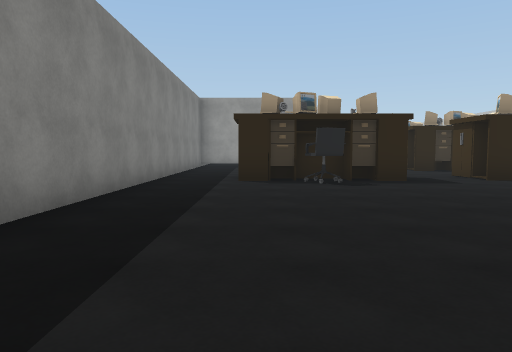
[1] (above)

24 first-person views from a walk through a Unity game level. The camera is 1.3 m above the floor, tilts 4° down and sees 70° across. Doors are open. The floor is counted in squares, 2 m on a side. Each view is taken from the middle of a square. On the plan, view 1 faces up. The plan holds only what a view shows up to about 11 squares ahead; the rest is blank. The place goes on beyond the plan. Some animated figures are not drawn. Some surface patterns are stand-ins.

[2]
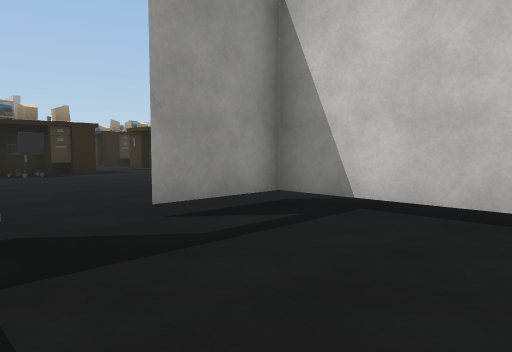

[3]
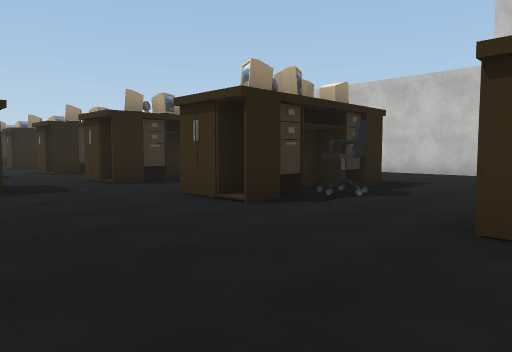

[4]
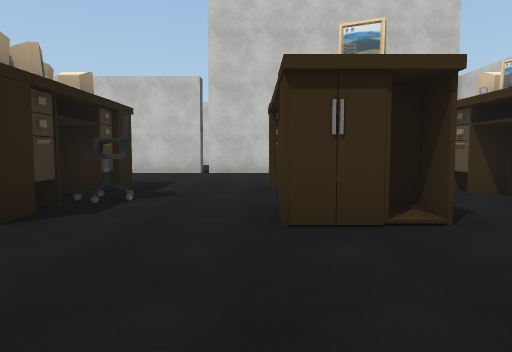

[5]
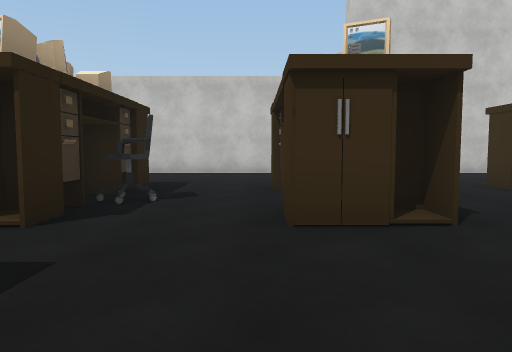

[6]
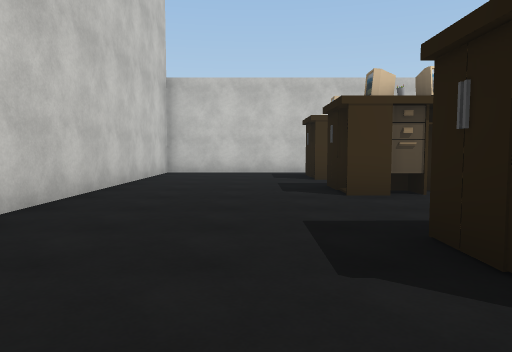

[7]
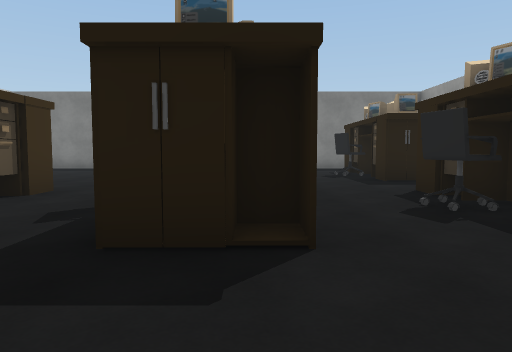

[8]
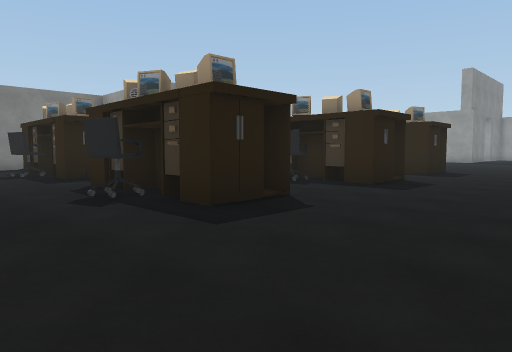

[9]
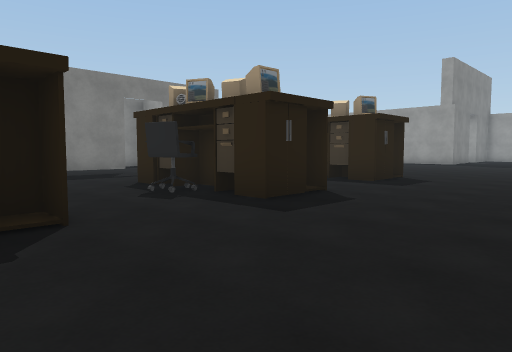

[10]
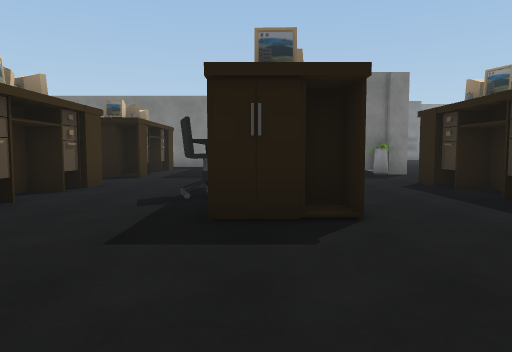

[11]
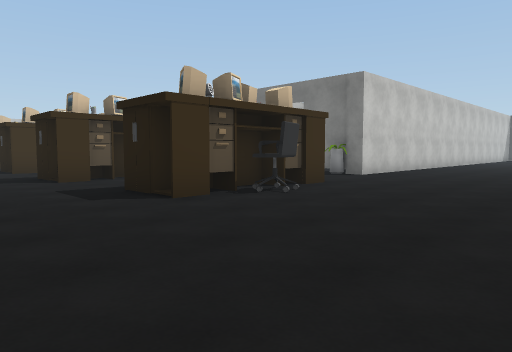

[12]
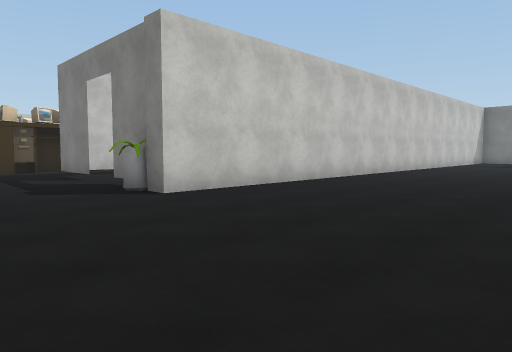

[13]
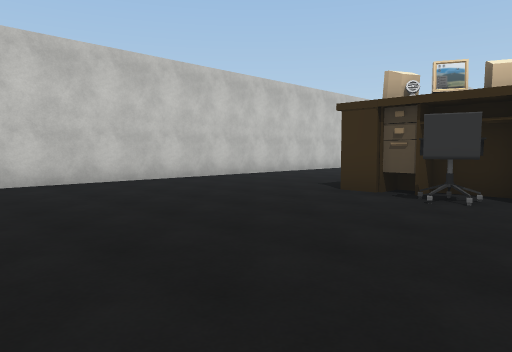

[14]
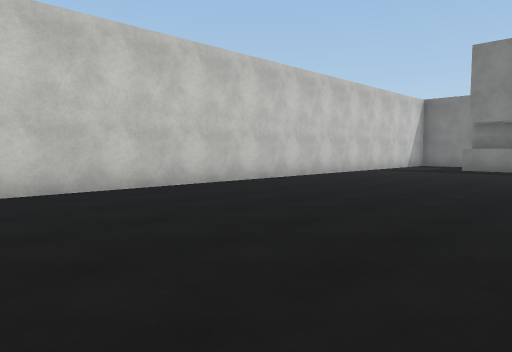

[15]
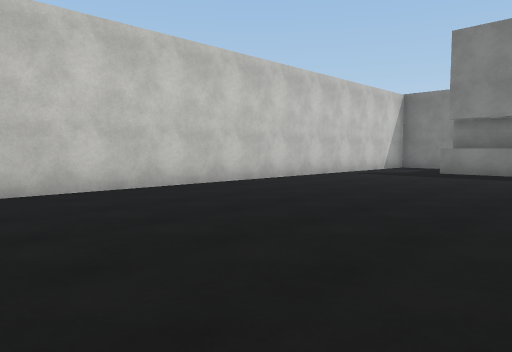

[16]
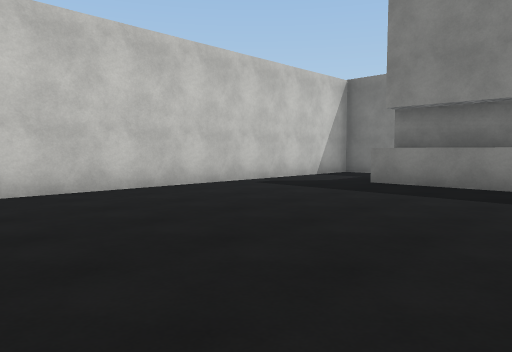

[17]
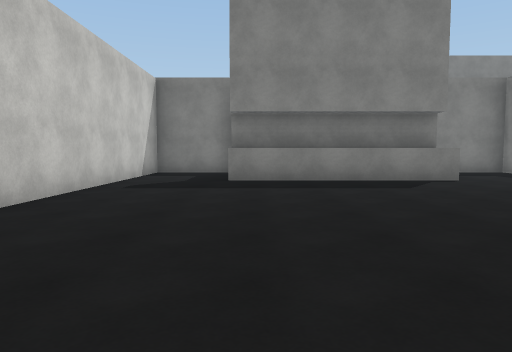

[18]
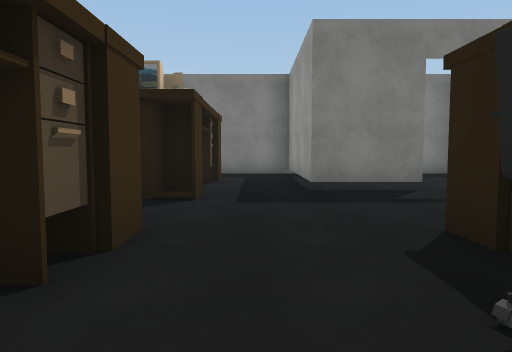

[19]
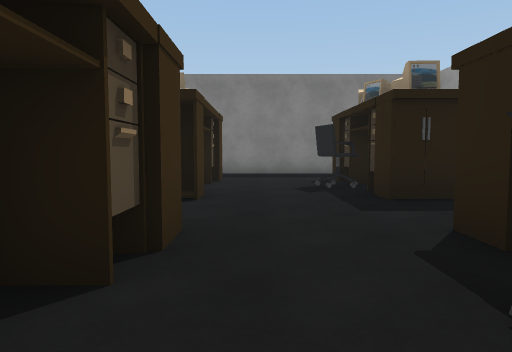

[20]
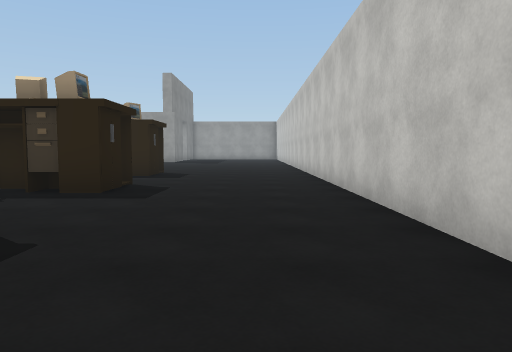

[21]
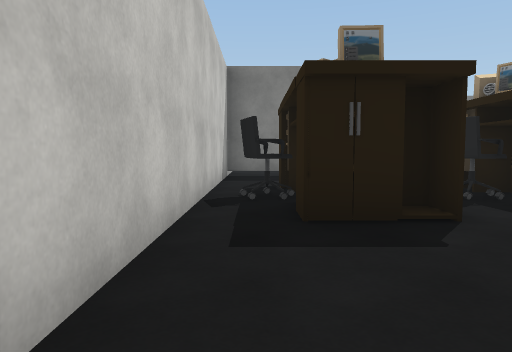

[22]
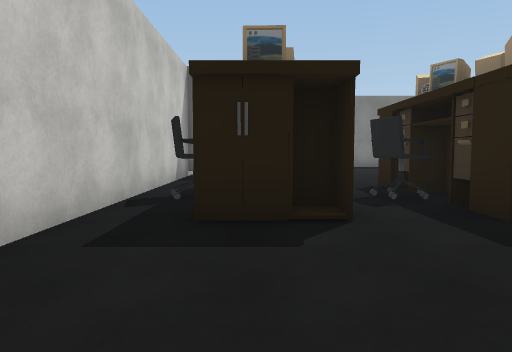

[23]
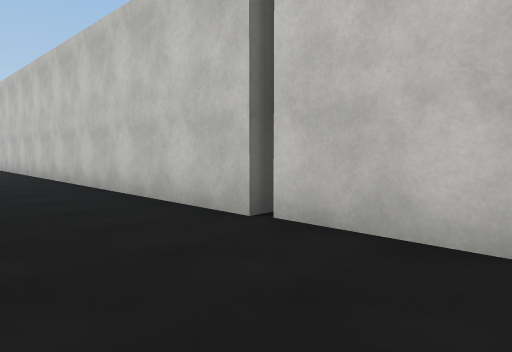

[24]
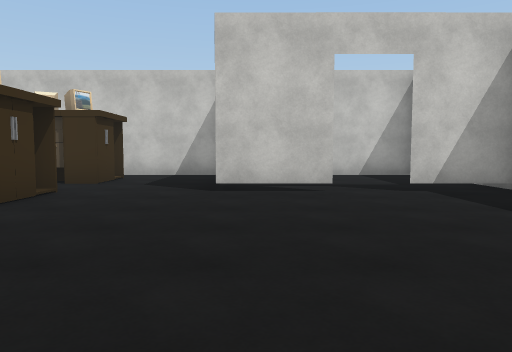

### Floor plan
Points are (right, up) in squares from view 1. A wall is a line through its corners. A room is listed if a view was taken in it or the views show most of it. See-through windows are left out.
Room 1 (views 1, 2)
walls: (2.6, -2.4) (2.6, 0.2) (0.8, 0.2); (-2.1, -3.7) (0, -3.7)
ways out: opening at (0, 0) to room 2
Room 2 (views 3, 4, 5, 6, 7, 8, 9, 10, 11, 12, 13, 14, 15, 16, 17, 18, 19, 20, 21, 22, 23, 24)
walls: (1.9, 16.9) (1.9, 14.9) (-2.2, 14.9) (-2.2, 3.1); (0.8, 0.2) (2.8, 0.2); (-2.1, 0.2) (-0.4, 0.2); (2.6, -2.4) (2.6, -3.7) (12.6, -3.7) (12.6, 24.8); (-12.9, 26.5) (-12.9, 22.4); (-15.8, 22.4) (-15.8, 20.1) (1.9, 20.1) (1.9, 18); (-14, 26.5) (-14, 22.4)
ways out: opening at (0, 0) to room 1; opening at (2, 17.5)
objects: other object (0, 8); other object (0, 9); other object (0, 12); other object (0, 13); other object (1, 8) to (2, 8); other object (1, 11) to (2, 12); other object (2, 9) to (3, 9); other object (2, 13) to (3, 13); other object (3, 8); other object (3, 12); other object (5, -2); other object (5, 1); other object (5, 5); other object (5, 8) to (5, 9); other object (5, 12) to (5, 13); other object (5, 16) to (5, 17); other object (5, 20); other object (6, -2) to (8, -2); other object (6, -1); other object (6, 1) to (8, 1); other object (6, 5) to (8, 5); other object (6, 8) to (7, 8); other object (6, 9); other object (6, 12); other object (6, 13); other object (6, 16); other object (6, 17); other object (6, 20) to (7, 20); other object (6, 21) to (7, 21); other object (7, -3); other object (7, 0); other object (7, 4); other object (7, 11) to (7, 12); other object (7, 15) to (7, 16); other object (8, -1); other object (8, 8); other object (8, 9); other object (8, 12); other object (8, 13); other object (8, 16); other object (8, 17); other object (8, 20)

Positions as (right, up) in squares from view 1, and headings:
1: (0, 0), facing up
2: (-1, -3), facing up-right
3: (2, 1), facing up-right
4: (2, 2), facing right
5: (2, 6), facing right
6: (10, 7), facing down
7: (11, 9), facing left
8: (12, 9), facing up-left
9: (12, 12), facing up-left
10: (12, 16), facing left
11: (11, 25), facing down-left
12: (5, 25), facing down-left
13: (5, 26), facing down-right
14: (0, 26), facing down-left
15: (-2, 26), facing down-left
16: (-6, 26), facing down-left
17: (-5, 23), facing left
18: (8, 14), facing left
19: (8, 10), facing left
20: (11, 10), facing up
21: (12, -3), facing left
22: (12, -2), facing left
23: (10, 1), facing up-right
24: (2, 6), facing down
